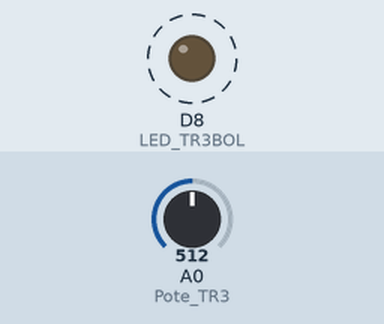
Simulated run of this sketch. Board: ESP8266 (NodeMCU). Parts: output pins drawn as LEDs (lit = HIGH). Dashed ring = blinking. Inputs (shaded band) come from the test bench; at power-on: A0 (Pote_TR3) = 512.

Above: at 1.8 s.
1.9 s: A0 (Pote_TR3) set to 0
At 2.5 s:
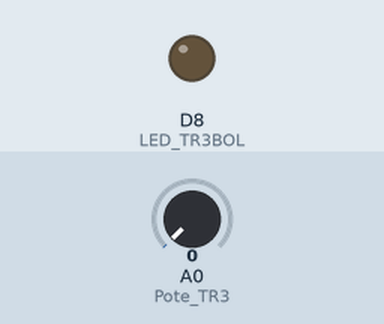
3.4 s: A0 (Pote_TR3) set to 122
At 4.9 s:
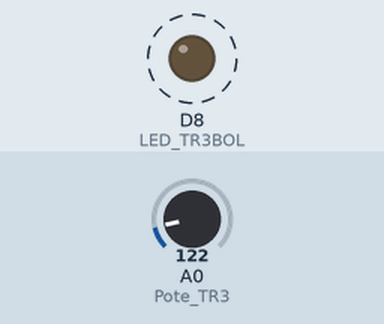
Timing chart, 0 to 13.5 s (numbered marks = the images above; inputs shaded):
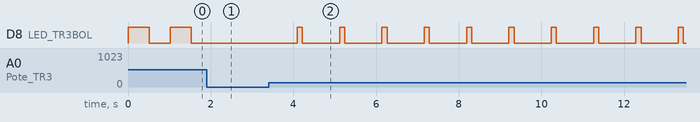

Measured:
- after the input at 1.9 s, D8 (LED_TR3BOL): stays LOW (without the input it goes to HIGH after 0.15 s)
- after the input at 3.4 s, D8 (LED_TR3BOL): alternates HIGH for 0.12 s and LOW for 0.90 s, starting after 0.70 s
- by itself, D8 (LED_TR3BOL): alternates HIGH for 0.51 s and LOW for 0.51 s

The sketch:

Ejercicio8.ino
```cpp
/*
8) LED verde parpadea con PWM: Ton es igual a la lectura del potenciómetro RV1
en ms. Tpwm es fijo de 1024 ms.
*/

#define LED_TR3BOL D8 // LED Verde
#define Pote_TR3 A0 // Potenciómetro
int TiempoPrendido;

void setup() {
  pinMode(LED_TR3BOL, OUTPUT);
}

void loop() {
  TiempoPrendido = analogRead(Pote_TR3); // Lee el valor del potenciómetro

  digitalWrite(LED_TR3BOL, HIGH);
  delay(TiempoPrendido); // Encendido por TiempoPrendido ms
  digitalWrite(LED_TR3BOL, LOW);
  delay(1024 - TiempoPrendido); // Apagado por el tiempo restante para completar 1024 ms
}
```
